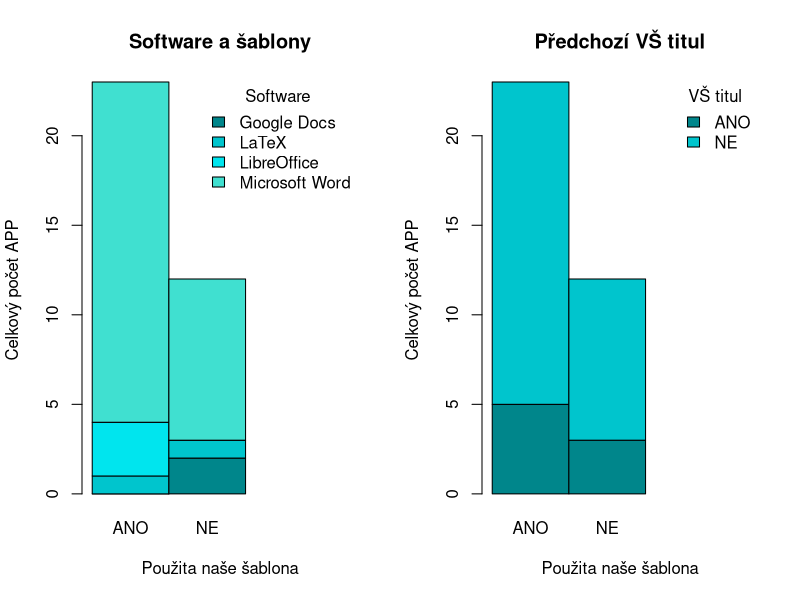

R code for this plot:
#!/usr/local/bin/Rscript

app_data <- read.csv('./data.csv', sep = ";", header=TRUE);

app_data$sablona[app_data$pouzita_sablona == "True"] <- "ANO"
app_data$sablona[app_data$pouzita_sablona == "False"] <- "NE"
app_data$titul[app_data$vs_titul == "True"] <- "ANO"
app_data$titul[app_data$vs_titul == "False"] <- "NE"

# software/šablona
table1 <- table(app_data$software, app_data$sablona, dnn=c("Software", "Použita šablona"));

# vš/šablona
table2 <- table(app_data$titul, app_data$sablona, dnn=c("VŠ titul", "Použita šablona"));

addmargins(table1);
addmargins(table2);

# export do SVG
svg("data_2022.svg", width = 9, height = 4.5);
par(mfrow = c(1, 2));

# barvy
bar_col = c("turquoise4", "turquoise3", "turquoise2", "turquoise");

barplot(table1,
	ylab="Celkový počet APP",
	xlab="Použita naše šablona",
	main="Software a šablony",
	col=bar_col,
	beside <- FALSE, xlim=c(0,1), width=.3
)
legend(
	"topright",
	title = "Software",
	legend = sort(unique(app_data$software)),
	fill = bar_col,
	box.lty=0
)

barplot(table2,
	ylab="Celkový počet APP",
	xlab="Použita naše šablona",
	main="Předchozí VŠ titul",
	col=bar_col,
	beside <- FALSE, xlim=c(0,1), width=.3
)
legend(
	"topright",
	title = "VŠ titul",
	legend = sort(unique(app_data$titul)),
	fill = bar_col,
	box.lty=0
)

par(mfrow = c(1, 1));
dev.off();